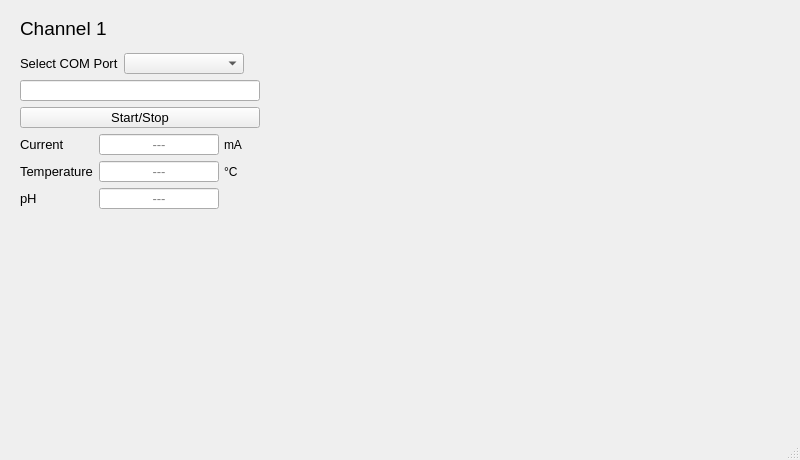
<?xml version="1.0" encoding="UTF-8"?>
<ui version="4.0">
 <class>MainWindow</class>
 <widget class="QMainWindow" name="MainWindow">
  <property name="minimumSize">
   <size>
    <width>800</width>
    <height>460</height>
   </size>
  </property>
  <property name="maximumSize">
   <size>
    <width>800</width>
    <height>460</height>
   </size>
  </property>
  <property name="windowTitle">
   <string>MainWindow</string>
  </property>
  <widget class="QWidget" name="centralwidget">
   <widget class="PlotWidget" name="graphWidget" native="true">
    <property name="geometry">
     <rect>
      <x>277</x>
      <y>1</y>
      <width>511</width>
      <height>411</height>
     </rect>
    </property>
   </widget>
   <widget class="QWidget" name="">
    <property name="geometry">
     <rect>
      <x>20</x>
      <y>10</y>
      <width>261</width>
      <height>199</height>
     </rect>
    </property>
    <layout class="QVBoxLayout" name="verticalLayout_3">
     <property name="sizeConstraint">
      <enum>QLayout::SetDefaultConstraint</enum>
     </property>
     <item>
      <widget class="QLabel" name="label">
       <property name="font">
        <font>
         <pointsize>14</pointsize>
        </font>
       </property>
       <property name="text">
        <string>Channel 1</string>
       </property>
      </widget>
     </item>
     <item>
      <layout class="QVBoxLayout" name="verticalLayout">
       <property name="sizeConstraint">
        <enum>QLayout::SetMaximumSize</enum>
       </property>
       <item>
        <layout class="QFormLayout" name="formLayout_2">
         <item row="0" column="0">
          <widget class="QLabel" name="portboxLabel">
           <property name="font">
            <font>
             <pointsize>10</pointsize>
            </font>
           </property>
           <property name="text">
            <string>Select COM Port</string>
           </property>
          </widget>
         </item>
         <item row="0" column="1">
          <widget class="QComboBox" name="comBox">
           <property name="maximumSize">
            <size>
             <width>120</width>
             <height>21</height>
            </size>
           </property>
          </widget>
         </item>
        </layout>
       </item>
       <item>
        <widget class="QLineEdit" name="onlineDisplay">
         <property name="maximumSize">
          <size>
           <width>240</width>
           <height>21</height>
          </size>
         </property>
         <property name="font">
          <font>
           <pointsize>10</pointsize>
          </font>
         </property>
         <property name="cursor">
          <cursorShape>ArrowCursor</cursorShape>
         </property>
         <property name="text">
          <string/>
         </property>
         <property name="alignment">
          <set>Qt::AlignCenter</set>
         </property>
         <property name="readOnly">
          <bool>true</bool>
         </property>
        </widget>
       </item>
       <item>
        <widget class="QPushButton" name="startButton">
         <property name="minimumSize">
          <size>
           <width>0</width>
           <height>21</height>
          </size>
         </property>
         <property name="maximumSize">
          <size>
           <width>240</width>
           <height>21</height>
          </size>
         </property>
         <property name="font">
          <font>
           <pointsize>10</pointsize>
          </font>
         </property>
         <property name="text">
          <string>Start/Stop</string>
         </property>
        </widget>
       </item>
      </layout>
     </item>
     <item>
      <layout class="QHBoxLayout" name="horizontalLayout">
       <item>
        <layout class="QVBoxLayout" name="verticalLayout_2">
         <item>
          <widget class="QLabel" name="currentLabel">
           <property name="font">
            <font>
             <pointsize>10</pointsize>
            </font>
           </property>
           <property name="autoFillBackground">
            <bool>false</bool>
           </property>
           <property name="text">
            <string>Current</string>
           </property>
          </widget>
         </item>
         <item>
          <widget class="QLabel" name="tempLabel">
           <property name="font">
            <font>
             <pointsize>10</pointsize>
            </font>
           </property>
           <property name="text">
            <string>Temperature</string>
           </property>
          </widget>
         </item>
         <item>
          <widget class="QLabel" name="pHLabel">
           <property name="font">
            <font>
             <pointsize>10</pointsize>
            </font>
           </property>
           <property name="text">
            <string>pH</string>
           </property>
          </widget>
         </item>
        </layout>
       </item>
       <item>
        <layout class="QFormLayout" name="formLayout">
         <property name="horizontalSpacing">
          <number>5</number>
         </property>
         <item row="0" column="0">
          <widget class="QLineEdit" name="currentDisplay">
           <property name="maximumSize">
            <size>
             <width>120</width>
             <height>21</height>
            </size>
           </property>
           <property name="font">
            <font>
             <pointsize>10</pointsize>
            </font>
           </property>
           <property name="cursor">
            <cursorShape>ArrowCursor</cursorShape>
           </property>
           <property name="alignment">
            <set>Qt::AlignCenter</set>
           </property>
           <property name="readOnly">
            <bool>true</bool>
           </property>
           <property name="placeholderText">
            <string>---</string>
           </property>
          </widget>
         </item>
         <item row="0" column="1">
          <widget class="QLabel" name="currentunitLabel">
           <property name="maximumSize">
            <size>
             <width>22</width>
             <height>21</height>
            </size>
           </property>
           <property name="font">
            <font>
             <pointsize>9</pointsize>
            </font>
           </property>
           <property name="text">
            <string>mA</string>
           </property>
          </widget>
         </item>
         <item row="1" column="0">
          <widget class="QLineEdit" name="tempDisplay">
           <property name="maximumSize">
            <size>
             <width>120</width>
             <height>21</height>
            </size>
           </property>
           <property name="font">
            <font>
             <pointsize>10</pointsize>
            </font>
           </property>
           <property name="cursor">
            <cursorShape>ArrowCursor</cursorShape>
           </property>
           <property name="alignment">
            <set>Qt::AlignCenter</set>
           </property>
           <property name="dragEnabled">
            <bool>false</bool>
           </property>
           <property name="readOnly">
            <bool>true</bool>
           </property>
           <property name="placeholderText">
            <string>---</string>
           </property>
          </widget>
         </item>
         <item row="1" column="1">
          <widget class="QLabel" name="tempunitLabel">
           <property name="maximumSize">
            <size>
             <width>22</width>
             <height>21</height>
            </size>
           </property>
           <property name="font">
            <font>
             <pointsize>9</pointsize>
            </font>
           </property>
           <property name="text">
            <string>°C </string>
           </property>
          </widget>
         </item>
         <item row="2" column="0">
          <widget class="QLineEdit" name="pHDisplay">
           <property name="maximumSize">
            <size>
             <width>120</width>
             <height>21</height>
            </size>
           </property>
           <property name="font">
            <font>
             <pointsize>10</pointsize>
            </font>
           </property>
           <property name="cursor">
            <cursorShape>ArrowCursor</cursorShape>
           </property>
           <property name="alignment">
            <set>Qt::AlignCenter</set>
           </property>
           <property name="readOnly">
            <bool>true</bool>
           </property>
           <property name="placeholderText">
            <string>---</string>
           </property>
          </widget>
         </item>
         <item row="2" column="1">
          <widget class="QLabel" name="label_2">
           <property name="maximumSize">
            <size>
             <width>22</width>
             <height>16777215</height>
            </size>
           </property>
           <property name="font">
            <font>
             <pointsize>10</pointsize>
            </font>
           </property>
           <property name="text">
            <string>   </string>
           </property>
          </widget>
         </item>
        </layout>
       </item>
      </layout>
     </item>
    </layout>
   </widget>
  </widget>
  <widget class="QMenuBar" name="menubar">
   <property name="geometry">
    <rect>
     <x>0</x>
     <y>0</y>
     <width>800</width>
     <height>21</height>
    </rect>
   </property>
  </widget>
  <widget class="QStatusBar" name="statusbar"/>
 </widget>
 <customwidgets>
  <customwidget>
   <class>PlotWidget</class>
   <extends>QWidget</extends>
   <header>pyqtgraph</header>
   <container>1</container>
  </customwidget>
 </customwidgets>
 <resources/>
 <connections/>
</ui>
